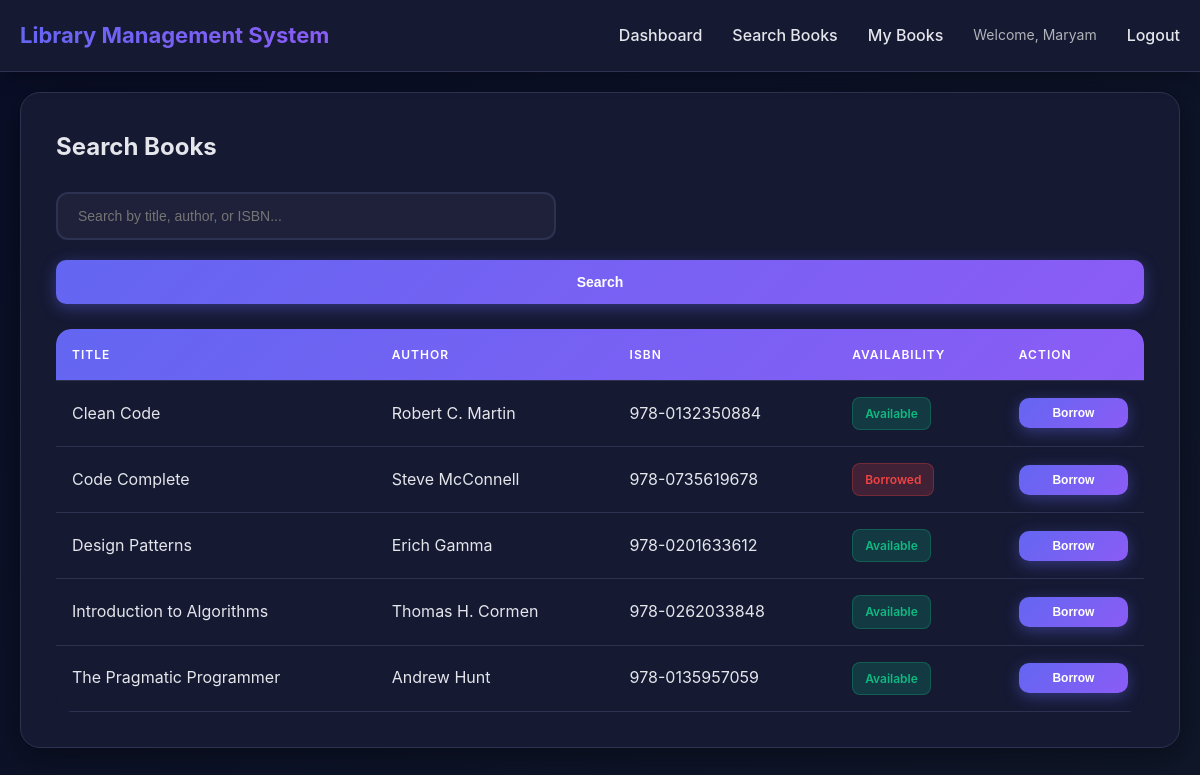
The app's page /views/student/search_books.php (signed in) with its own data.
### tables this page shows
CREATE TABLE `book` (
  `book_id` int NOT NULL AUTO_INCREMENT,
  `title` varchar(255) NOT NULL,
  `author` varchar(100) NOT NULL,
  `ISBN` varchar(20) NOT NULL,
  `availability` enum('Available','Borrowed') DEFAULT 'Available',
  `created_at` timestamp NULL DEFAULT CURRENT_TIMESTAMP,
  PRIMARY KEY (`book_id`),
  UNIQUE KEY `ISBN` (`ISBN`),
  KEY `idx_isbn` (`ISBN`),
  KEY `idx_title` (`title`),
  KEY `idx_availability` (`availability`)
);

### classes/Database.php (called while the page is built, shortened)
<?php
class Database {
    private static $instance = null;
    private $connection;
    private function __construct() {
        try {
            $dsn = "mysql:host=" . DB_HOST . ";dbname=" . DB_NAME . ";charset=" . DB_CHARSET;
            $options = [
                PDO::ATTR_ERRMODE            => PDO::ERRMODE_EXCEPTION,
                PDO::ATTR_DEFAULT_FETCH_MODE => PDO::FETCH_ASSOC,
                PDO::ATTR_EMULATE_PREPARES   => false,
                PDO::ATTR_PERSISTENT         => true
            ];
            $this->connection = new PDO($dsn, DB_USER, DB_PASS, $options);
        } catch (PDOException $e) {
            die("Database Connection Failed: " . $e->getMessage());
        }
    }
    public static function getInstance() {
        if (self::$instance === null) {
            self::$instance = new self();
        }
        return self::$instance;
    }
    public function getConnection() {
        return $this->connection;
    }
}

### classes/Book.php (called while the page is built, shortened)
<?php
class Book {
    private $conn;
    public function __construct() {
        $this->db = Database::getInstance();
        $this->conn = $this->db->getConnection();
    }
    public function getAllBooks() {
        $stmt = $this->conn->query("SELECT * FROM book ORDER BY title");
        return $stmt->fetchAll();
    }
}

### views/student/search_books.php (the view, shortened to what this page needs)
<?php
require_once '../../classes/Database.php';
require_once '../../classes/Book.php';
$studentName = $_SESSION['name'];
$book = new Book();
$searchTerm = $_GET['search'] ?? '';
$books = !empty($searchTerm) ? $book->searchBooks($searchTerm) : $book->getAllBooks();
?>
<!DOCTYPE html>
<html lang="en">
<head>
    <link rel="stylesheet" href="../../assets/css/style.css">
</head>
<body>
    <nav class="navbar">
        <div class="navbar-container">
            <a href="dashboard.php" class="navbar-brand">Library Management System</a>
            <ul class="navbar-menu">
                <li><a href="dashboard.php">Dashboard</a></li>
                <li><a href="search_books.php">Search Books</a></li>
                <li><a href="my_books.php">My Books</a></li>
                <li class="navbar-user">Welcome, <?php echo htmlspecialchars($studentName); ?></li>
                <li><a href="../../process/logout.php">Logout</a></li>
            </ul>
        </div>
    </nav>
    <div class="container">
        <div class="dashboard">
            <h2>Search Books</h2>
            <div class="search-box">
                <form action="" method="GET">
                    <input type="text" name="search" placeholder="Search by title, author, or ISBN..."
                           value="<?php echo htmlspecialchars($searchTerm); ?>" autofocus>
                    <button type="submit" class="btn btn-primary mt-20">Search</button>
                </form>
            </div>
            <div class="table-container">
                <table>
                    <thead>
                        <tr>
                            <th>Title</th>
                            <th>Author</th>
                            <th>ISBN</th>
                            <th>Availability</th>
                            <th>Action</th>
                        </tr>
                    </thead>
                    <tbody>
                        <?php if (empty($books)): ?>
                            <tr>
                                <td colspan="5" class="text-center">No books found.</td>
                            </tr>
                        <?php else: ?>
                            <?php foreach ($books as $b): ?>
                                <tr>
                                    <td><?php echo htmlspecialchars($b['title']); ?></td>
                                    <td><?php echo htmlspecialchars($b['author']); ?></td>
                                    <td><?php echo htmlspecialchars($b['ISBN']); ?></td>
                                    <td>
                                        <?php if ($b['availability'] === 'Available'): ?>
                                            <span class="badge badge-success">Available</span>
                                        <?php else: ?>
                                            <span class="badge badge-danger">Borrowed</span>
                                        <?php endif; ?>
                                    </td>
                                    <td>
                                        <form action="../../process/borrow_process.php" method="POST" style="display:inline;">
                                            <button type="submit" class="btn btn-primary btn-sm">
                                                Borrow
                                            </button>
                                        </form>
                                    </td>
                                </tr>
                            <?php endforeach; ?>
                        <?php endif; ?>
                    </tbody>
                </table>
            </div>
        </div>
    </div>
</body>
</html>

### assets/css/style.css (style rules this page uses)
* { margin: 0; padding: 0; box-sizing: border-box; }
:root { --bg-primary: #0a0e27; --bg-secondary: #151932; --bg-tertiary: #1e2139; --text-primary: #e4e6eb; --text-secondary: #b0b3b8; --accent: #6366f1; --accent-hover: #4f46e5; --success: #10b981; --danger: #ef4444; --warning: #f59e0b; --info: #3b82f6; --border: #2d3250; }
body { font-family: 'Inter', -apple-system, BlinkMacSystemFont, 'Segoe UI', Roboto, Oxygen, Ubuntu, Cantarell, sans-serif; font-size: 16px; line-height: 1.6; color: var(--text-primary); background: linear-gradient(135deg, var(--bg-primary) 0%, #0f1729 100%); min-height: 100vh; animation: gradientShift 15s ease infinite; }
.container { max-width: 1200px; margin: 0 auto; padding: 20px; animation: fadeIn 0.6s ease-out; width: 100%; }
.btn { display: inline-block; padding: 14px 28px; border: none; border-radius: 10px; cursor: pointer; font-size: 14px; font-weight: 600; text-decoration: none; transition: all 0.3s ease; position: relative; overflow: hidden; }
.btn::before { content: ''; position: absolute; top: 50%; left: 50%; width: 0; height: 0; border-radius: 50%; background: rgba(255, 255, 255, 0.1); transform: translate(-50%, -50%); transition: width 0.6s, height 0.6s; }
.btn-primary { background: linear-gradient(135deg, var(--accent) 0%, #8b5cf6 100%); color: white; width: 100%; box-shadow: 0 4px 15px rgba(99, 102, 241, 0.4); }
.btn-sm { padding: 8px 16px; font-size: 12px; }
.navbar { background: var(--bg-secondary); color: white; padding: 18px 0; box-shadow: 0 4px 20px rgba(0, 0, 0, 0.3); border-bottom: 1px solid var(--border); backdrop-filter: blur(10px); position: sticky; top: 0; z-index: 100; animation: slideIn 0.5s ease-out; }
.navbar-container { max-width: 1200px; margin: 0 auto; padding: 0 20px; display: flex; justify-content: space-between; align-items: center; flex-wrap: wrap; }
.navbar-brand { font-size: 22px; font-weight: 700; background: linear-gradient(135deg, var(--accent) 0%, #8b5cf6 100%); -webkit-background-clip: text; -webkit-text-fill-color: transparent; background-clip: text; text-decoration: none; transition: transform 0.3s ease; }
.navbar-menu { list-style: none; display: flex; gap: 30px; align-items: center; }
.navbar-menu a { color: var(--text-primary); text-decoration: none; transition: all 0.3s ease; font-weight: 500; position: relative; }
.navbar-menu a::after { content: ''; position: absolute; bottom: -5px; left: 0; width: 0; height: 2px; background: linear-gradient(90deg, var(--accent), #8b5cf6); transition: width 0.3s ease; }
.navbar-user { color: var(--text-secondary); font-size: 14px; }
.dashboard { background: var(--bg-secondary); padding: 35px; border-radius: 20px; box-shadow: 0 8px 32px rgba(0, 0, 0, 0.4); margin-bottom: 25px; border: 1px solid var(--border); animation: scaleIn 0.5s ease-out; transition: transform 0.3s ease; }
.dashboard h2 { color: var(--text-primary); margin-bottom: 25px; font-size: 24px; font-weight: 700; }
.table-container { overflow-x: auto; margin-top: 25px; border-radius: 15px; animation: fadeIn 0.7s ease-out; }
table { width: 100%; border-collapse: separate; border-spacing: 0; background: var(--bg-secondary); border-radius: 15px; overflow: hidden; box-shadow: 0 5px 15px rgba(0, 0, 0, 0.3); }
table thead { background: linear-gradient(135deg, var(--accent) 0%, #8b5cf6 100%); color: white; }
table th, table td { padding: 16px; text-align: left; border-bottom: 1px solid var(--border); color: var(--text-primary); }
table thead th { color: white; font-weight: 600; text-transform: uppercase; letter-spacing: 1px; font-size: 12px; }
table tbody tr { transition: all 0.3s ease; }
.badge { display: inline-block; padding: 6px 12px; border-radius: 8px; font-size: 12px; font-weight: 600; transition: transform 0.2s ease; }
.badge-success { background: rgba(16, 185, 129, 0.2); color: var(--success); border: 1px solid rgba(16, 185, 129, 0.3); }
.badge-danger { background: rgba(239, 68, 68, 0.2); color: var(--danger); border: 1px solid rgba(239, 68, 68, 0.3); }
.search-box { margin-bottom: 25px; }
.search-box input { width: 100%; max-width: 500px; padding: 14px 20px; border: 2px solid var(--border); border-radius: 12px; font-size: 14px; background: var(--bg-tertiary); color: var(--text-primary); transition: all 0.3s ease; }
.mt-20 { margin-top: 20px; }

### records on screen
book: title "Clean Code", author "Robert C. Martin", ISBN "978-0132350884", availability "Available"
book: title "Code Complete", author "Steve McConnell", ISBN "978-0735619678", availability "Borrowed"
book: title "Design Patterns", author "Erich Gamma", ISBN "978-0201633612", availability "Available"
book: title "Introduction to Algorithms", author "Thomas H. Cormen", ISBN "978-0262033848", availability "Available"
book: title "The Pragmatic Programmer", author "Andrew Hunt", ISBN "978-0135957059", availability "Available"

### other values on screen
$studentName "Maryam"
